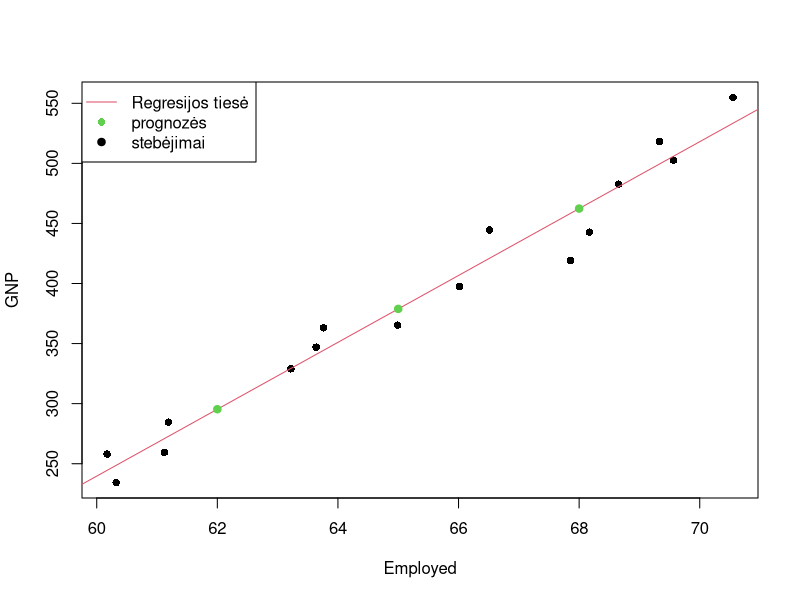

R code for this plot:
## ---- chunk 1
knitr::opts_chunk$set(echo = TRUE)
## ---- chunk 2
longley.lm <- lm(GNP ~ Employed, data = longley)
summary(longley.lm)
## ---- chunk 3
newx <- c(62, 65, 68)
newy <- predict(longley.lm, newdata = data.frame(Employed = newx))
newy
## ---- chunk 4
plot(GNP ~ Employed, data = longley,  pch = 16)
abline(coef(longley.lm), col = 2)
points(newx, newy, col=3, pch=19)
legend("topleft", legend = c("Regresijos tiesė", "prognozės", "stebėjimai"), pch = c(NA, 16, 19), col = c(2, 3, 1), lty = c(1, NA, NA))
